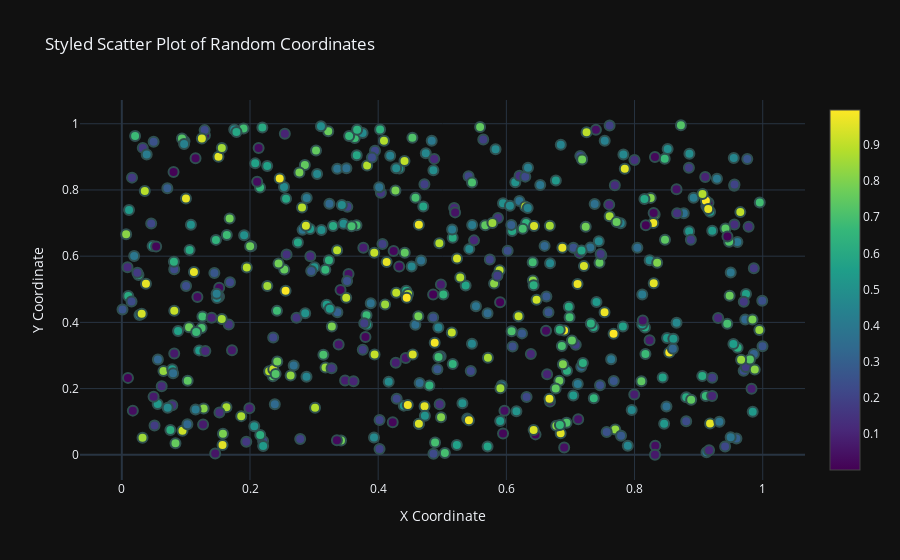

Notebook code for this chart:
### Markdown cell above
3. Write a program to draw a scatter plot for random 500 x and y coordinates and style it
using plotly

### Code cell
import plotly.graph_objects as go
import numpy as np

def generate_random_data(num_points=500):
    
    
    """
    Description:
        Generates random x and y coordinates.
        
    Parameter:
        num_points (int): Number of random data points to generate. Default is 500.
        
    Returns:
        tuple: Two numpy arrays containing x and y coordinates.
    """
    
    
    x = np.random.rand(num_points)
    y = np.random.rand(num_points)
    return x, y



def plot_styled_scatter(x, y):
    
    
    """
    Description:
        Generates a styled scatter plot of x and y coordinates using Plotly.
        
    Parameter:
        x (np.ndarray): Array of x coordinates.
        y (np.ndarray): Array of y coordinates.
        
    Returns:
        None
    """
    
    
    fig = go.Figure()

  
    fig.add_trace(go.Scatter(
        x=x,
        y=y,
        mode='markers',
        marker=dict(
            size=10,
            color=np.random.rand(len(x)),  
            colorscale='Viridis', 
            showscale=True,
            line=dict(
                width=2,
                color='DarkSlateGray'
            )
        ),
        text=[f"Point {i}" for i in range(len(x))],  
        hoverinfo='text'
    ))

    fig.update_layout(
        title="Styled Scatter Plot of Random Coordinates",
        xaxis_title="X Coordinate",
        yaxis_title="Y Coordinate",
        template="plotly_dark", 
        showlegend=False
    )
    fig.show()

def main():

    x, y = generate_random_data()
    plot_styled_scatter(x, y)

if __name__ == "__main__":
    main()

### Figure 1 — Plotly figure (JSON) as saved in the notebook; plotly's stock layout.template omitted (floating-point values rounded to 4 significant figures; data arrays with more than 128 entries replaced by an {"elided": "..."} marker saying what was removed)
{"data": [{"hoverinfo": "text", "marker": {"color": {"elided": "500 float values"}, "colorscale": [[0, "#440154"], [0.1111, "#482878"], [0.2222, "#3e4989"], [0.3333, "#31688e"], [0.4444, "#26828e"], [0.5556, "#1f9e89"], [0.6667, "#35b779"], [0.7778, "#6ece58"], [0.8889, "#b5de2b"], [1, "#fde725"]], "line": {"color": "DarkSlateGray", "width": 2}, "showscale": true, "size": 10}, "mode": "markers", "text": {"elided": "500 str values"}, "type": "scatter", "x": {"elided": "500 float values"}, "y": {"elided": "500 float values"}}], "layout": {"showlegend": false, "title": {"text": "Styled Scatter Plot of Random Coordinates"}, "xaxis": {"title": {"text": "X Coordinate"}}, "yaxis": {"title": {"text": "Y Coordinate"}}}}
